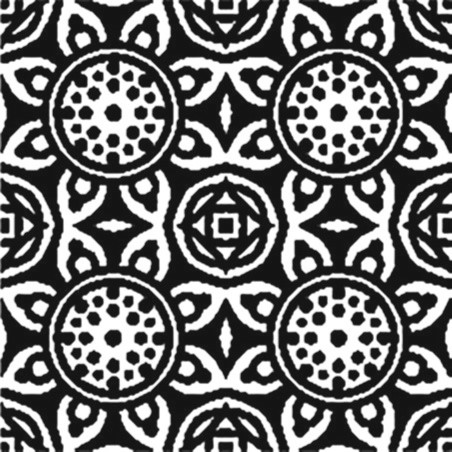
%> input picture Chapter_16/patron.jpg, 452 x 452 px
$ octave Program_16_11_Picture_completion.m   (GNU Octave 9; MATLAB toolbox functions it lacks are replaced by stand-ins)
%> lines starting %> are read from the running program, lines starting %| are printed output that depends on the picture
% 例程 16.11  图像补全
%  图像补全示例（使用道格拉斯-拉赫福德算法）
clear all;
disp('运行中...')
%  读取原始图像
figu = imread('patron.jpg');  %  读取图像文件
%> figu is the input picture: size 452x452x3 uint8; min 9, max 255, mean 114.2
F = double(figu);
n = 225;
A = F(1: n, 1: n);  %  裁剪图像
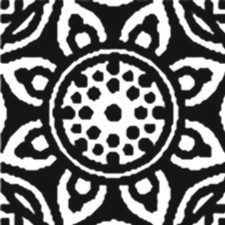
%> A: size 225x225 double; min 11, max 255, mean 114
aux = mean(mean(A));
%> aux = 114
A = A - aux;
disp('原始矩阵的核范数');
[u, d, v] = svd(A);
nuc_N = sum(diag(d))
%> nuc_N = 126167
%  对矩阵A进行随机采样：随机选取A中p个元素作为观测值
p = 12000;
aux = randperm(n*n);
ix = aux(1: p)';  %  提取前p个随机数作为采样位置索引
%  构造观测值列向量
b = A(ix);  %  保留A中对应采样位置的像素值
%  算法初始化
X = zeros(n, n);
Y = zeros(n, n);
L = n*n;
niter = 30;
lambda = 1.8;
gamma = 1000;  %  注意gamma的取值
rnx = zeros(niter, 1);
for nn = 1: niter
    %  更新X
    %  计算R(b - M(Y))项（残差累积）
    O = zeros(L, 1);
    %  累积重复采样位置的残差
    for j = 1: p
        ox = ix(j);
        O(ox) = O(ox) + (b(j) - Y(ox));
    end
    Q = reshape(O, [n, n]);
    %  邻近算子proxF（对应指示函数）
    X = Y + Q;
    %  更新Y
    %  邻近算子proxG（奇异值软阈值处理）
    P = (2*X) - Y;
    [U, D, V] = svd(P);
    for j = 1:n
        aux = D(j, j);
        if abs(aux) <= gamma
            D(j, j) = 0;
        else
            if aux > gamma
                D(j, j) = aux - gamma;
            end
            if aux < -gamma
                D(j, j) = aux + gamma;
            end
        end
    end
    S = U*D*V';  %  奇异值阈值处理结果
    Y = Y + (lambda*(S - X));
    %  记录核范数
    [u, d, v] = svd(X);
    rnx(nn) = sum(diag(d));  %  计算当前X的核范数
end
%> this loop made 30 passes
%> pass 1, `Q = reshape(O, [n, n]);`:
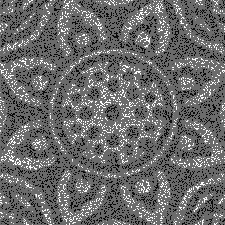
%> Q: size 225x225 double; min -102, max 141, mean -0.1; drawn with min black and max white
%> pass 2, `Q = reshape(O, [n, n]);`:
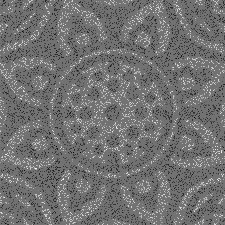
%> Q: size 225x225 double; min -216, max 267.1, mean -0.6; drawn with min black and max white
%> pass 3, `Q = reshape(O, [n, n]);`:
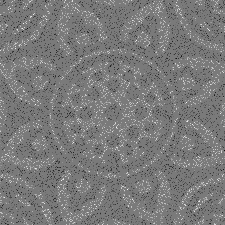
%> Q: size 225x225 double; min -252, max 273.7, mean -0.1; drawn with min black and max white
%> after the loop, rnx = 30 values, max 137241.8 at index 1, min 92078.5 at index 30, mean 97512.4
aux = mean(mean(X));
%> aux = -0.111
X = X - aux;
%  结果显示
rnx(end)
%> ans = 92078.5
%  绘制核范数的迭代变化曲线
figure(1)
plot(rnx, 'k', 'LineWidth', 2);
title('核范数的变化');
xlabel('迭代次数');
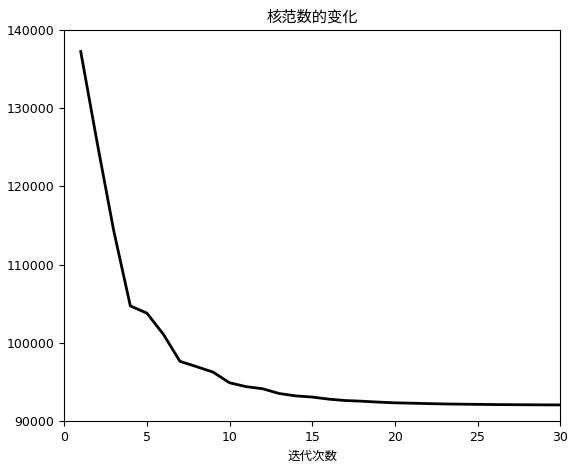
%> figure redrawn from the program's plot data; curve peaks at x = 1, y = 137241.8
figure(2)
imshow(A);
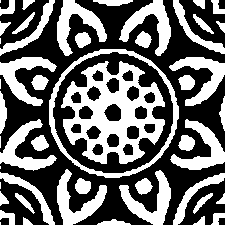
%> displayed picture: size 225x225, on the screen's scale of 0 to 255; min 0, max 255, mean 107.6
title('原始图像');
figure(3)
imshow(X);
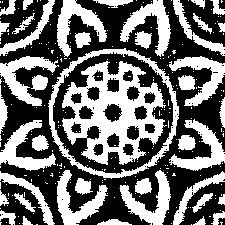
%> displayed picture: size 225x225, on the screen's scale of 0 to 255; min 0, max 255, mean 111.8
title('重建后的图像')

$ run again, with Chapter_16/APnewyork.jpg copied over Chapter_16/patron.jpg
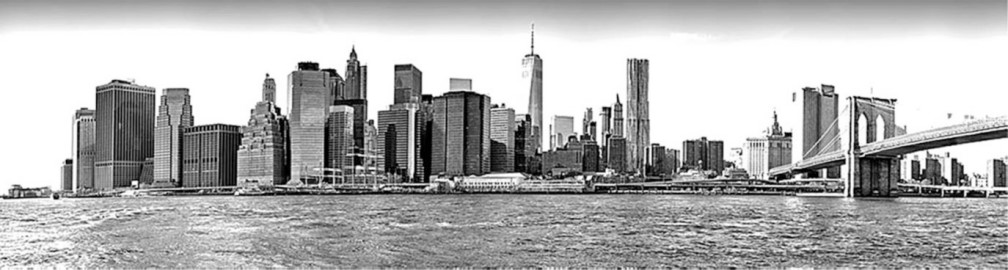
%> input picture Chapter_16/APnewyork.jpg, 1008 x 270 px
%> figu is the input picture: size 270x1008x3 uint8; min 0, max 255, mean 178.1
%> `A = F(1: n, 1: n);`:
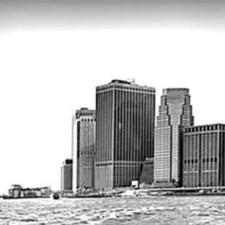
%> A: size 225x225 double; min 0, max 255, mean 194
%> `aux = mean(mean(A));`: aux = 194
%> nuc_N = 56953.6
%> after the loop `for nn = 1: niter`: rnx = 30 values, max 83826.6 at index 1, min 41754.2 at index 30, mean 47202.1
%> `aux = mean(mean(X));`: aux = 0.501
%> ans = 41754.2
%> `imshow(X);`:
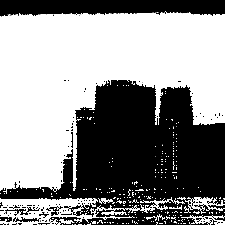
%> displayed picture: size 225x225, on the screen's scale of 0 to 255; min 0, max 255, mean 144.4

$ run again, with Chapter_16/ActressH.jpg copied over Chapter_16/patron.jpg
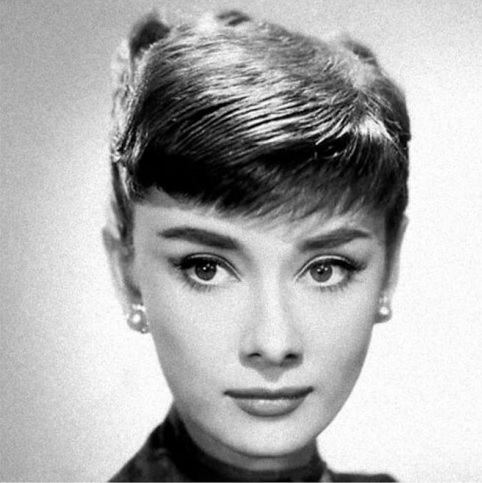
%> input picture Chapter_16/ActressH.jpg, 482 x 483 px
%> figu is the input picture: size 483x482x3 uint8; min 0, max 255, mean 173.2
%> `A = F(1: n, 1: n);`:
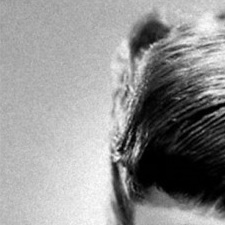
%> A: size 225x225 double; min 0, max 252, mean 145.8
%> `aux = mean(mean(A));`: aux = 145.8
%> nuc_N = 54493.2
%> after the loop `for nn = 1: niter`: rnx = 30 values, max 87922 at index 1, min 40194 at index 30, mean 46115.6
%> `aux = mean(mean(X));`: aux = -0.291
%> ans = 40194
%> `imshow(X);`:
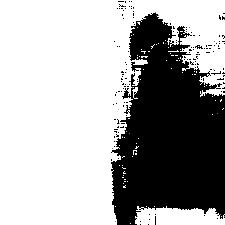
%> displayed picture: size 225x225, on the screen's scale of 0 to 255; min 0, max 255, mean 170.3
